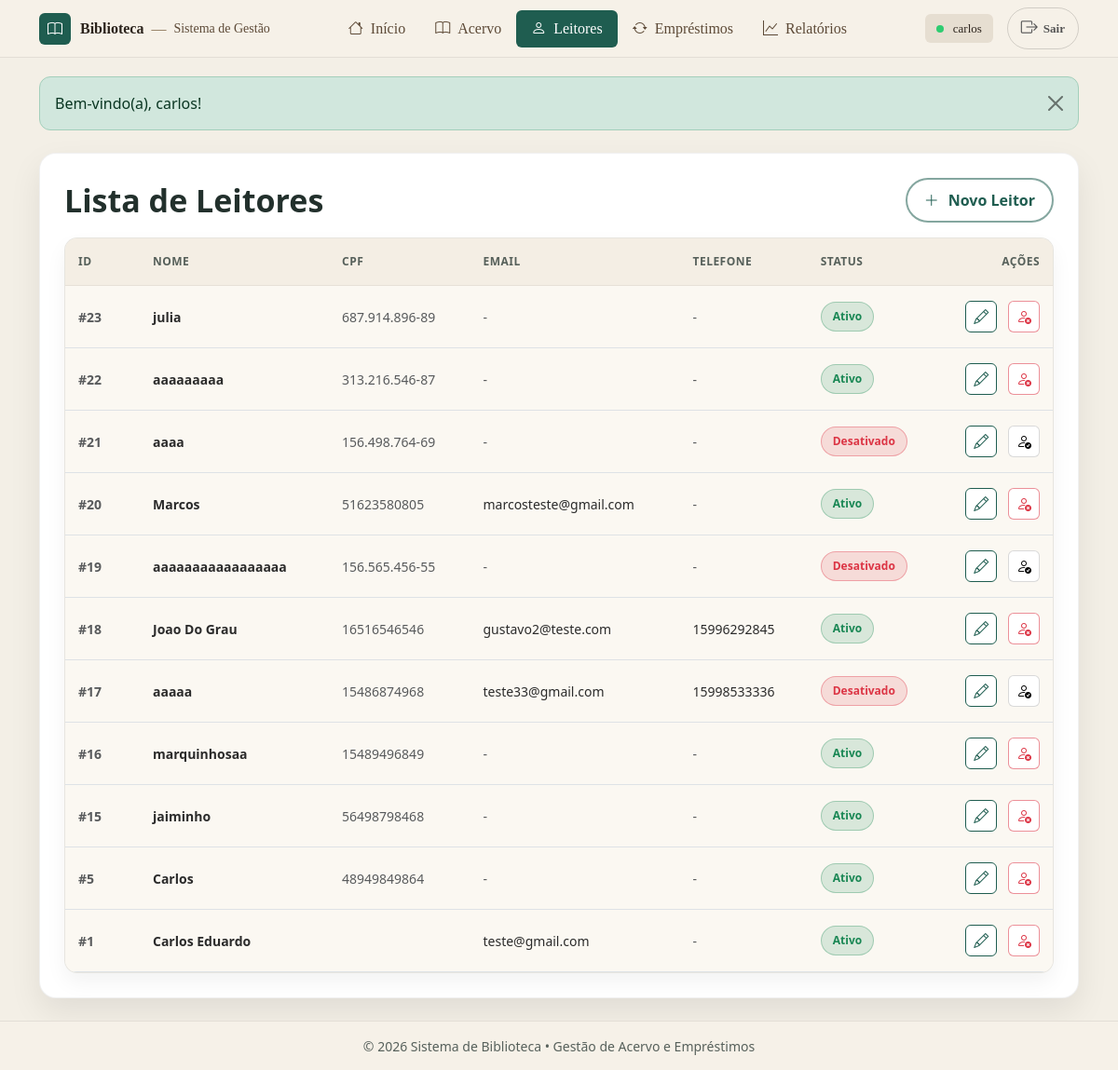
The app's page /usuarios/listar.php (signed in) with its own data.
### tables this page shows
CREATE TABLE `usuarios` (
  `id` int(11) NOT NULL,
  `nome` varchar(100) NOT NULL,
  `email` varchar(255) DEFAULT NULL,
  `telefone` varchar(20) DEFAULT NULL,
  `criado_em` timestamp NOT NULL DEFAULT current_timestamp(),
  `perfil` enum('admin','leitor') NOT NULL,
  `cpf` varchar(14) NOT NULL,
  `ativo` tinyint(1) NOT NULL DEFAULT 1
);

### usuarios/listar.php (the view, shortened to what this page needs)
<?php
include("../conexao.php");
include("../includes/header.php");
$r = mysqli_query($conn, "SELECT id, nome, cpf, email, telefone, ativo FROM usuarios ORDER BY id DESC");
?>
<div class="container my-4">
  <div class="page-card">
    <div class="page-card__head">
      <h2 class="page-card__title">Lista de Leitores</h2>
      <a class="btn btn-pill" href="cadastrar.php">
        <i class="bi bi-plus-lg"></i>
        Novo Leitor
      </a>
    </div>
    <div class="table-base-wrap">
      <div class="table-responsive">
        <table class="table table-base align-middle mb-0">
          <thead>
            <tr>
              <th class="col-id">ID</th>
              <th>Nome</th>
              <th>CPF</th>
              <th>Email</th>
              <th>Telefone</th>
              <th>Status</th>
              <th class="text-end col-acoes">Ações</th>
            </tr>
          </thead>
          <tbody>
            <?php while ($u = mysqli_fetch_assoc($r)) {
              $id = (int)$u['id'];
              $ativo = ((int)$u['ativo'] === 1);
              $emailTxt = !empty($u['email']) ? htmlspecialchars($u['email']) : "<span class='text-muted'>-</span>";
              $telTxt   = !empty($u['telefone']) ? htmlspecialchars($u['telefone']) : "<span class='text-muted'>-</span>";
              $nomeTxt  = htmlspecialchars($u['nome']);
            ?>
              <tr>
                <td class="text-muted fw-semibold">#<?= $id ?></td>
                <td class="fw-semibold"><?= $nomeTxt ?></td>
                <td class="text-muted"><?= htmlspecialchars($u['cpf']) ?></td>
                <td><?= $emailTxt ?></td>
                <td><?= $telTxt ?></td>
                <td>
                  <?= $ativo
                    ? "<span class='badge-soft-ok'>Ativo</span>"
                    : "<span class='badge-soft-no'>Desativado</span>"
                  ?>
                </td>
                <td class="text-end">
                  <a class="icon-btn icon-btn--edit"
                    href="editar.php?id=<?= $id ?>"
                    title="Editar">
                    <i class="bi bi-pencil"></i>
                  </a>
                  <?php if ($ativo) { ?>
                    <button
                      type="button"
                      class="icon-btn icon-btn--del"
                      title="Desativar"
                      data-bs-toggle="modal"
                      data-bs-target="#modalDesativar"
                      data-id="<?= $id ?>"
                      data-nome="<?= $nomeTxt ?>">
                      <i class="bi bi-person-x"></i>
                    </button>
                  <?php } else { ?>
                    <button
                      type="button"
                      class="icon-btn icon-btn--ok"
                      title="Reativar"
                      data-bs-toggle="modal"
                      data-bs-target="#modalReativar"
                      data-id="<?= $id ?>"
                      data-nome="<?= $nomeTxt ?>">
                      <i class="bi bi-person-check"></i>
                    </button>
                  <?php } ?>
                </td>
              </tr>
            <?php } ?>
          </tbody>
        </table>
      </div>
    </div>
  </div>
</div>
<?php include("../includes/footer.php"); ?>

### assets/css/base.css (style rules this page uses)
:root { --green: #1f5d50; --green-2: #17463d; --beige: #f3efe6; --gold: #c58a2a; --text: #22302c; --muted: #6c7a74; --shadow: 0 16px 34px rgba(0,0,0,.10); }
* { box-sizing: border-box; }
body.app-body { background: var(--beige); color: var(--text); min-height: 100vh; display: flex; flex-direction: column; }

### assets/css/header.css (style rules this page uses)
:root { --green: #1f5d50; --gold: #d4af37; --muted: #6c757d; }

### assets/css/layout.css (style rules this page uses)
.page-card { background: #fff; border: 1px solid rgba(0,0,0,.06); border-radius: 18px; box-shadow: 0 14px 34px rgba(0,0,0,.08); padding: 26px; }
.page-card__head { display:flex; justify-content:space-between; align-items:center; gap: 16px; margin-bottom: 16px; flex-wrap: wrap; }
.page-card__title { margin: 0; font-size: 34px; font-weight: 800; color: var(--text); }

### assets/css/components.css (style rules this page uses)
.btn-pill { display: inline-flex; align-items: center; gap: 10px; padding: 10px 18px; border-radius: 999px; background: #fff; color: var(--green); border: 2px solid #1f5d508c; font-weight: 800; text-decoration: none; }
.icon-btn { display:inline-flex; align-items:center; justify-content:center; width:34px; height:34px; border-radius: 6px; border: 1px solid rgba(0,0,0,.15); background:#fff; margin-left: 8px; text-decoration: none; }
.icon-btn i { font-size: 16px; }
.icon-btn--edit { border-color: #1F5D50; color: #1F5D50; }
.icon-btn--del { border-color: rgba(220,53,69,.55); color: #dc3545; }
.badge-soft-ok { background: rgba(25,135,84,.15) !important; border: 1px solid rgba(25,135,84,.30) !important; color: #198754 !important; font-weight: 800; border-radius: 999px; padding: 6px 12px; font-size: 12px; display: inline-flex; align-items: center; gap: 6px; }
.badge-soft-no { background: rgba(220,53,69,.15) !important; border: 1px solid rgba(220,53,69,.35) !important; color: #dc3545 !important; font-weight: 800; border-radius: 999px; padding: 6px 12px; font-size: 12px; display: inline-flex; align-items: center; gap: 6px; }

### assets/css/tables.css (style rules this page uses)
td.text-end { white-space: nowrap; }
.col-id { width: 80px; }
.col-acoes { width: 120px; }
.table-base-wrap { background: #fbf8f2; border: 1px solid rgba(0,0,0,.08); border-radius: 14px; overflow: hidden; box-shadow: 0 10px 22px rgba(0,0,0,.05); }
.table.table-base thead th { background: #f4eee4 !important; color: rgba(34,48,44,.75) !important; font-weight: 800; font-size: 12px; letter-spacing: .04em; text-transform: uppercase; padding: 16px 14px; border-bottom: 1px solid rgba(0,0,0,.06) !important; white-space: nowrap; }
.table.table-base tbody td { padding: 16px 14px; font-size: 14px; color: #2b2b2b; border-top: 1px solid rgba(0,0,0,.06) !important; vertical-align: middle; background: #fbf8f2 !important; }

### records on screen
usuarios: id "23", nome "julia", cpf "687.914.896-89", ativo "Ativo"
usuarios: id "22", nome "aaaaaaaaa", cpf "313.216.546-87", ativo "Ativo"
usuarios: id "21", nome "aaaa", cpf "156.498.764-69", ativo "Desativado"
usuarios: id "20", nome "Marcos", cpf "51623580805", email "marcosteste@gmail.com", ativo "Ativo"
usuarios: id "19", nome "aaaaaaaaaaaaaaaaa", cpf "156.565.456-55", ativo "Desativado"
usuarios: id "18", nome "Joao Do Grau", cpf "16516546546", email "gustavo2@teste.com", telefone "15996292845", ativo "Ativo"
usuarios: id "17", nome "aaaaa", cpf "15486874968", email "teste33@gmail.com", telefone "15998533336", ativo "Desativado"
usuarios: id "16", nome "marquinhosaa", cpf "15489496849", ativo "Ativo"
usuarios: id "15", nome "jaiminho", cpf "56498798468", ativo "Ativo"
usuarios: id "5", nome "Carlos", cpf "48949849864", ativo "Ativo"
usuarios: id "1", nome "Carlos Eduardo", email "teste@gmail.com", ativo "Ativo"

### other values on screen
$_SESSION['auth']['nome'] "carlos"
$msg "Bem-vindo(a), carlos!"
